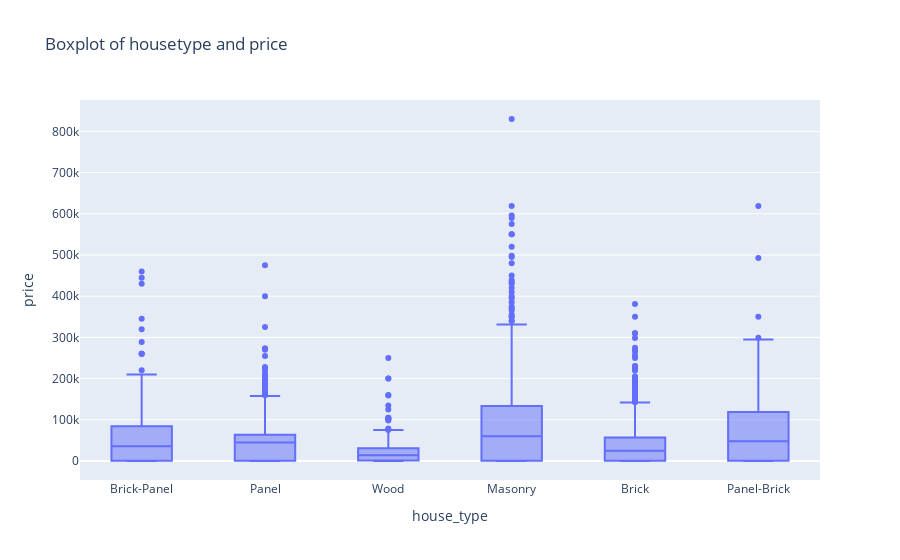

The code cell stored with this chart in its notebook:
### Code cell
px.box(data_frame = real_estate, x='house_type', y='price', title='Boxplot of housetype and price')

### Figure 1 — Plotly figure (JSON) as saved in the notebook; plotly's stock layout.template omitted (floating-point values rounded to 4 significant figures; data arrays with more than 128 entries replaced by an {"elided": "..."} marker saying what was removed)
{"data": [{"alignmentgroup": "True", "hovertemplate": "house_type=%{x}<br>price=%{y}<extra></extra>", "legendgroup": "", "marker": {"color": "#636efa"}, "name": "", "notched": false, "offsetgroup": "", "orientation": "v", "showlegend": false, "type": "box", "x": {"elided": "3944 str values"}, "x0": " ", "xaxis": "x", "y": {"elided": "3944 int values"}, "y0": " ", "yaxis": "y"}], "layout": {"boxmode": "group", "legend": {"tracegroupgap": 0}, "title": {"text": "Boxplot of housetype and price"}, "xaxis": {"anchor": "y", "domain": [0, 1], "title": {"text": "house_type"}}, "yaxis": {"anchor": "x", "domain": [0, 1], "title": {"text": "price"}}}}
